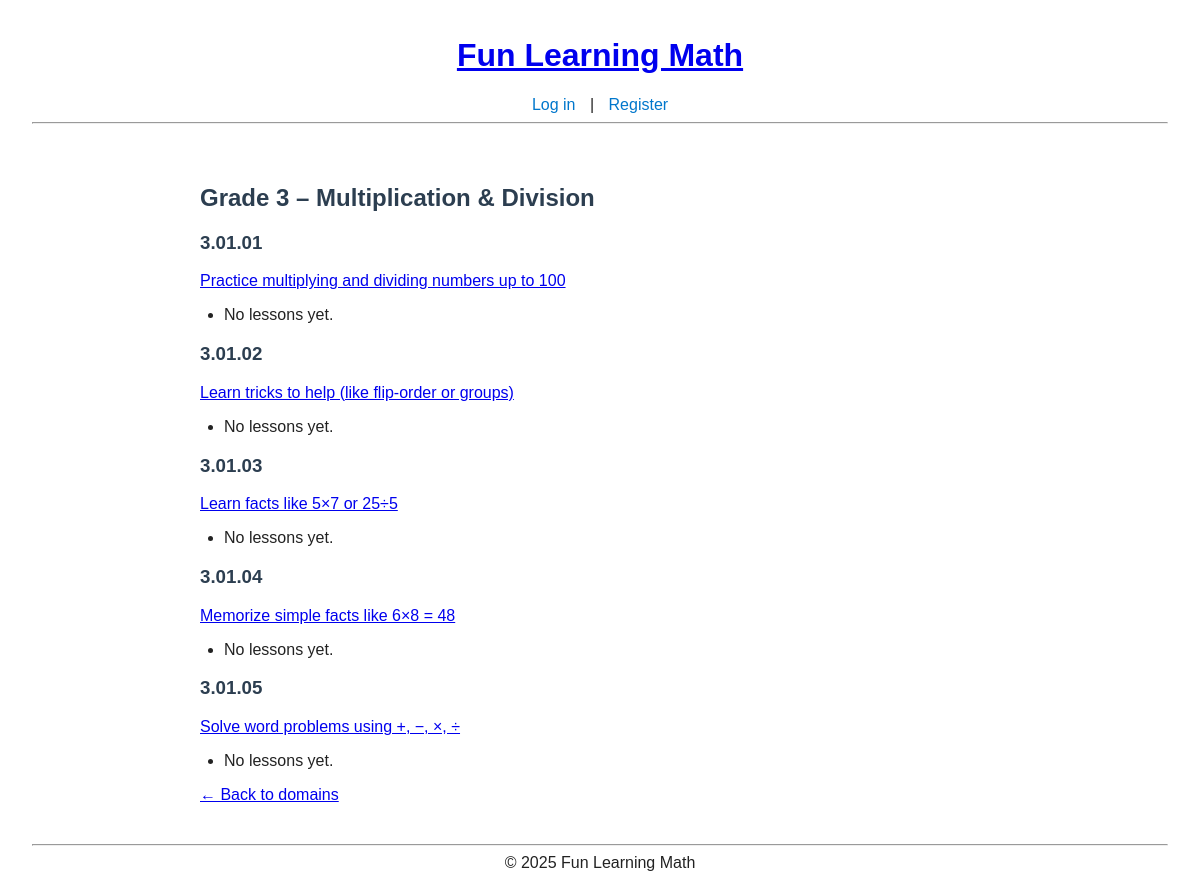
The app's page /curriculum/3/multiplication-division/, older data.
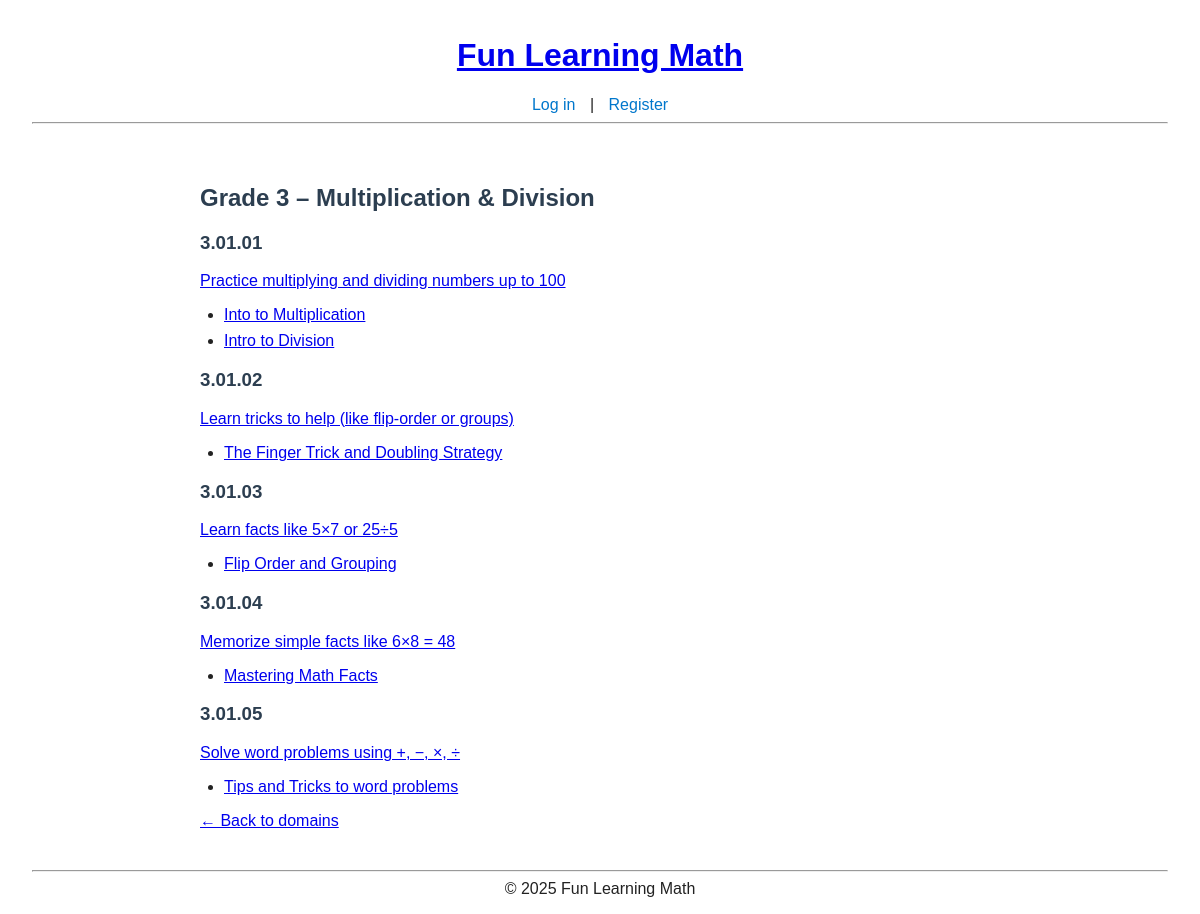
The same page, newer data.
### curriculum/models.py (models this page shows, shortened)
class Domain(models.Model):
    grade = models.ForeignKey(Grade, on_delete=models.CASCADE, related_name="domains")
    name  = models.CharField(max_length=100)
    slug  = models.SlugField(max_length=120, blank=True)
    sort_order = models.PositiveSmallIntegerField(default=00)
    class Meta:
        unique_together = ("grade", "name")
        ordering = ["grade__level", "sort_order", "name"]
    def __str__(self):
        return f"{self.grade} – {self.name}"

class Grade(models.Model):
    level = models.PositiveSmallIntegerField(unique=True)   # 3-8, 9(SHSAT), 10(SAT)
    class Meta:
        ordering = ["level"]
    def __str__(self):
        special_names = {
            9: "SHSAT",
            10: "SAT",
        }
        return special_names.get(self.level, f"Grade {self.level}")

class Standard(models.Model):
    domain      = models.ForeignKey(Domain, on_delete=models.CASCADE, related_name="standards")
    code        = models.CharField(max_length=20, unique=True)
    description = models.TextField()

class Lesson(models.Model):
    title = models.CharField(max_length=200)
    content = models.TextField(blank=True)               # or RichText in future
    attachment = models.FileField(upload_to="lessons/", blank=True, null=True)
    standard = models.ForeignKey(Standard, on_delete=models.CASCADE, related_name="lessons")
    created_at = models.DateTimeField(auto_now_add=True)

### curriculum/views.py (the view)
# urls.py: path("<int:grade_level>/<slug:domain_slug>/", StandardListView.as_view(), name="standard_list"),
class StandardListView(ListView):
    template_name = "curriculum/standard_list.html"
    context_object_name = "standards"
    def get_queryset(self):
        self.domain = get_object_or_404(
            Domain,
            grade__level=self.kwargs["grade_level"],
            slug=self.kwargs["domain_slug"],
        )
        return self.domain.standards.all()
    def get_context_data(self, **kwargs):
        ctx = super().get_context_data(**kwargs)
        ctx["domain"] = self.domain
        ctx["grade"] = self.domain.grade
        return ctx

### curriculum/templates/curriculum/standard_list.html (shortened to what this page needs)
{% extends "base.html" %}
{% block content %}
<h2>{{ domain }}</h2>
{% for s in standards %}
  <h3>{{ s.code }}</h3>
  <p>
    <a href="{% url 'curriculum:standard_detail' domain.grade.level domain.slug s.id %}">
      {{ s.description }}
    </a>
  </p>
  <ul>
    {% for lesson in s.lessons.all %}
      <li>
        <a href="{% url 'curriculum:lesson_detail' domain.grade.level domain.slug lesson.pk %}">
          {{ lesson.title }}
        </a>
      </li>
    {% empty %}
      <li>No lessons yet.</li>
    {% endfor %}
  </ul>
{% endfor %}
<a href="{% url 'grade_detail' grade.level %}">← Back to domains</a>
{% endblock %}

### templates/base.html (shortened to what this page needs)
{% load static %}
<!DOCTYPE html>
<html lang="en">
<head>
  <link rel="stylesheet" href="{% static 'style.css' %}">
</head>
<body>
  <header>
    <h1><a href="/">Fun Learning Math </a></h1>
    <nav>
      {% if user.is_authenticated %}
        Hello, {{ user.username }} |
        <a href="{% url 'practice:skillset_list' %}">Practice</a> |
        <a href="{% url 'assessments:list' %}">Tests</a> |
        <a href="{% url 'gamification-page' %}">My Garden</a> |
        <form method="post" action="{% url 'logout' %}" style="display:inline;">
          {% csrf_token %}
          <button type="submit"
            style="background:none;border:none;color:blue;cursor:pointer;font:inherit;padding:0;margin:0;">
            Logout
          </button>
        </form>
      {% else %}
        <a href="{% url 'login' %}">Log in</a> |
        {% url 'register' as register_url %}
        <a href="{{ register_url|default:'/register/' }}">Register</a>
      {% endif %}
    </nav>
    <hr>
  </header>
  <main>
    {% block content %}{% endblock %}
  </main>
  <footer><hr>&copy; 2025 Fun Learning Math</footer>
</body>
</html>

### static/style.css (style rules this page uses)
body { font-family: Arial, sans-serif; background-color: #fff; color: #222; margin: 0; padding: 0 1rem; }
header, footer { background-color: #fff; padding: 1rem; text-align: center; }
h1, h2, h3 { color: #2c3e50; }
nav a { margin: 0 10px; text-decoration: none; color: #0077cc; }
main { padding: 1rem; max-width: 800px; margin: auto; }
ul { padding-left: 1.5rem; }
ul li { margin-bottom: 0.5rem; }

Row changes from the older to the newer data that the page shows:
shown differently, row unchanged: Standard "Practice multiplying and dividing numbers up to 100": no longer shows "No lessons yet."
added Lesson: title "Into to Multiplication", shown under Standard "Practice multiplying and dividing numbers up to 100"
added Lesson: title "Intro to Division", shown under Standard "Practice multiplying and dividing numbers up to 100"
shown differently, row unchanged: Standard "Learn tricks to help (like flip-order or groups)": no longer shows "No lessons yet."
added Lesson: title "The Finger Trick and Doubling Strategy", shown under Standard "Learn tricks to help (like flip-order or groups)"
shown differently, row unchanged: Standard "Learn facts like 5×7 or 25÷5": no longer shows "No lessons yet."
added Lesson: title "Flip Order and Grouping", shown under Standard "Learn facts like 5×7 or 25÷5"
shown differently, row unchanged: Standard "Memorize simple facts like 6×8 = 48": no longer shows "No lessons yet."
added Lesson: title "Mastering Math Facts", shown under Standard "Memorize simple facts like 6×8 = 48"
shown differently, row unchanged: Standard "Solve word problems using +, −, ×, ÷": no longer shows "No lessons yet."
added Lesson: title "Tips and Tricks to word problems", shown under Standard "Solve word problems using +, −, ×, ÷"
